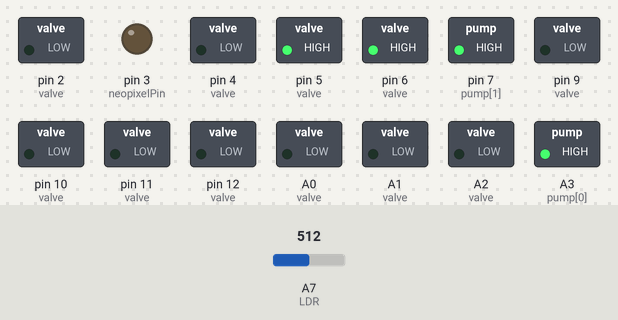
A sketch run on a simulated Arduino Nano, built with avr-gcc and run on an emulated ATmega328P. Shown: switched loads named in the sketch (green lamp = pin HIGH), output pins drawn as LEDs (lit = HIGH). Dashed ring = blinking. Inputs (shaded band) come from the test bench; at power-on: A7 (LDR) = 512. At 36.0 s the program stops and its outputs stay as they are.

Above: at 2.0 s.
2.1 s: A7 (LDR) set to 415
At 2.5 s:
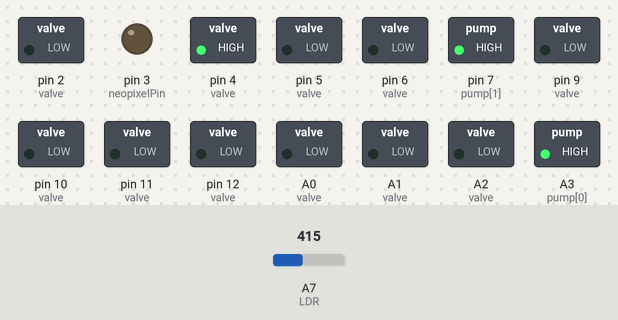
5.6 s: A7 (LDR) set to 391
At 6.7 s:
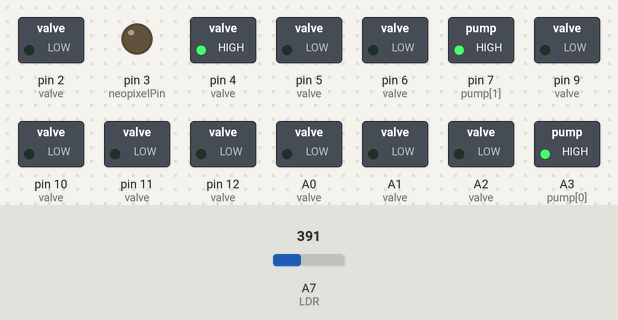
Timing chart, 0 to 37.5 s (numbered marks = the images above; inputs shaded):
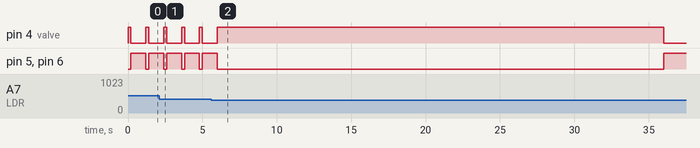

The sketch:

rubeGoldberg.ino
```cpp
// Programmable Air
// Author: tinkrmind
// github.com/tinkrmind/programmable-air
//
// Simple pick and place
// IO board 1 connected to channel 4
// Valve board 1 connected to SMD pick and place syringe
//

#include <Adafruit_NeoPixel.h>

#define LDR A7

const int pump[2] = {A3, 7};

#define OPEN 1
#define CLOSE 0
// vacuum, atmosphere, pressure
const int valve[12] = {   4,  5,  6, \
                          9,  10, 11, \
                          A0, A1, A2,  \
                          12, 3,  2
                      };

const int sense[4] = {A7, 8, A6, A4};

#define SCK 13

#define neopixelPin 3
#define btn1 2
#define btn2 12

Adafruit_NeoPixel neopixel = Adafruit_NeoPixel(1, neopixelPin, NEO_GRB + NEO_KHZ800);

int state = 0;

void setup() {
  Serial.begin(115200);
  while (!Serial);


  // Initiate with all valve and pumps off
  initializePins();
  pinMode(LDR, INPUT);

  //switch on pumps
  digitalWrite(pump[0], HIGH);
  digitalWrite(pump[1], HIGH);
}

void loop() {
  if (analogRead(LDR) > 400)
  {
    //no signal yet
    //vent to atmosphere
    blow();
    delay(200);
    vent();
  }
  else
  {
    //signal detected
    // blow air out
    blow();
    delay(30000);
    vent();
    while(1);
  }
  delay(1000);
}

void setAllValves(int position) {
  if (position == OPEN) {
    for (int i = 0; i < 12; i++) {
      digitalWrite(valve[i], HIGH);
    }
  }

  if (position == CLOSE) {
    for (int i = 0; i < 12; i++) {
      digitalWrite(valve[i], LOW);
    }
  }
}

void setValve(int number, int position) {
  if (position == OPEN) {
    digitalWrite(valve[number], HIGH);
  }

  if (position == CLOSE) {
    digitalWrite(valve[number], LOW);
  }
}

void initializePins() {
  for (int i = 0; i < 12; i++) {
    pinMode(valve[i], OUTPUT);
    digitalWrite(valve[i], LOW);
  }
  for (int i = 0; i < 4; i++) {
    pinMode(sense[i], INPUT);
  }
  pinMode(SCK, OUTPUT);

  for (int i = 0; i < 2; i++) {
    pinMode(pump[i], OUTPUT);
    digitalWrite(pump[i], LOW);
  }
}

//2 - suck 0 blow 1 vent

void vent() {
  setValve(1, OPEN);
  setValve(2, OPEN);
  setValve(0, CLOSE);
}

void blow() {
  setValve(2, CLOSE);
  setValve(1, CLOSE);
  setValve(0, OPEN);
}

void suck() {
  setValve(2, OPEN);
  setValve(0, CLOSE);
  setValve(1, CLOSE);
}
```

Measured:
- the behaviour switches between 401 and 400 on A7 (LDR) (found by bisection; images 1 and 2)
